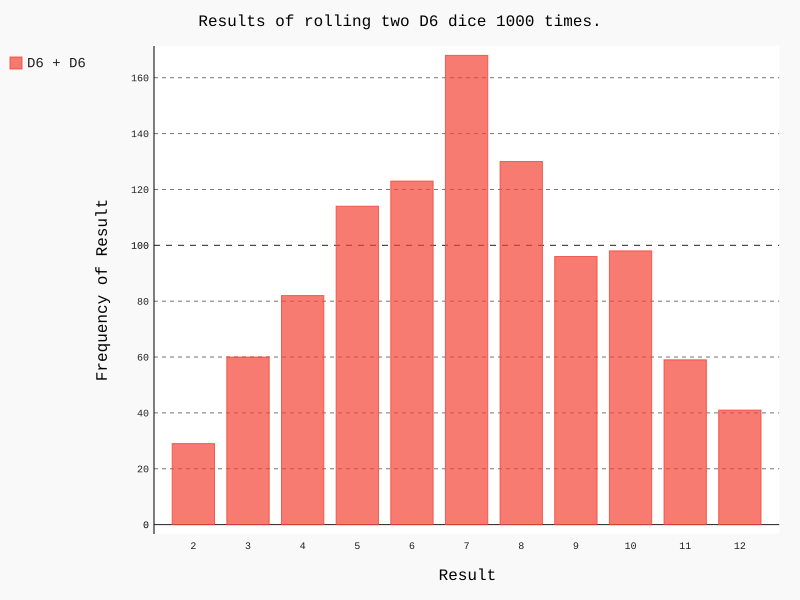

Reproduce this figure in Python.
import pygal

from die import Die

# 创建两个D6骰子
die_1 = Die()
die_2 = Die()

# 掷几次骰子，并将结果存在一个列表中
results = []
for roll_num in range(1000):
	result = die_1.roll() + die_2.roll()
	results.append(result)
	
# 分析结果
frequencies = []
max_result = die_1.num_sides + die_2.num_sides
for value in range(2, max_result+1):
	frequency = results.count(value)
	frequencies.append(frequency)
	
# 对结果进行可视化
hist = pygal.Bar()

hist.title = 'Results of rolling two D6 dice 1000 times.'
hist.x_labels = ['2', '3', '4', '5', '6', '7', '8', '9', '10', '11', '12']
hist.x_title = 'Result'
hist.y_title = 'Frequency of Result'

hist.add('D6 + D6',  frequencies)
hist.render_to_file('die_visual.svg')

print(frequencies)
